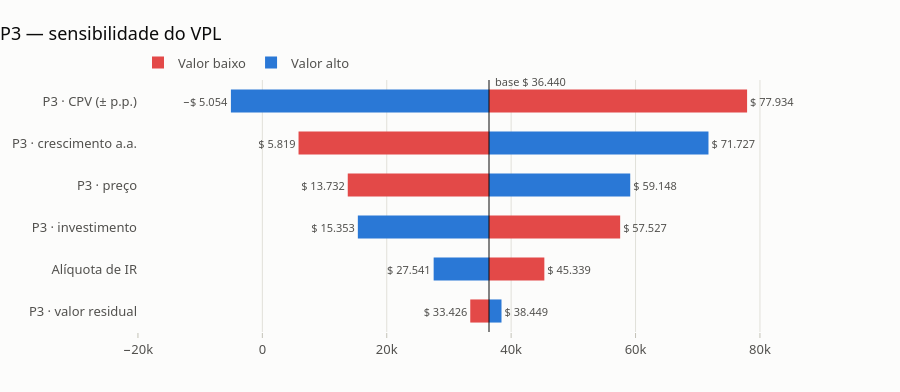

The notebook cell saved with this chart:
### Code cell
var_p3 = {"p3_preco": 0.10, "p3_crescimento": (0.05, 0.15), "p3_cpv_delta": (-0.03, 0.03), "p3_valor_residual": (30_000, 50_000), "p3_investimento": 0.10, "ir": (0.15, 0.25)}
sens_p3 = sensibilidade(modelo_p3, base, var_p3, taxa=K, rotulos=rotulos)
fig = viz.grafico_tornado(sens_p3, titulo="P3 — sensibilidade do VPL")
viz.exportar(fig, f"{SAIDA}/tornado_p3")
fig

### Figure 1 — Plotly figure (JSON) as saved in the notebook; plotly's stock layout.template omitted (floating-point values rounded to 4 significant figures)
{"data": [{"base": 36440.0, "cliponaxis": false, "hovertemplate": "%{y}<br>valor baixo → %{text}<extra></extra>", "marker": {"color": "#e34948", "line": {"width": 0}}, "name": "Valor baixo", "orientation": "h", "text": ["$ 33.426", "$ 45.339", "$ 57.527", "$ 13.732", "$ 5.819", "$ 77.934"], "textfont": {"color": "#52514e", "size": 11}, "textposition": "outside", "type": "bar", "width": 0.55, "x": [-3014.0, 8899.0, 21090.0, -22710.0, -30620.0, 41490.0], "y": ["P3 · valor residual", "Alíquota de IR", "P3 · investimento", "P3 · preço", "P3 · crescimento a.a.", "P3 · CPV (± p.p.)"]}, {"base": 36440.0, "cliponaxis": false, "hovertemplate": "%{y}<br>valor alto → %{text}<extra></extra>", "marker": {"color": "#2a78d6", "line": {"width": 0}}, "name": "Valor alto", "orientation": "h", "text": ["$ 38.449", "$ 27.541", "$ 15.353", "$ 59.148", "$ 71.727", "−$ 5.054"], "textfont": {"color": "#52514e", "size": 11}, "textposition": "outside", "type": "bar", "width": 0.55, "x": [2009.0, -8899.0, -21090.0, 22710.0, 35290.0, -41490.0], "y": ["P3 · valor residual", "Alíquota de IR", "P3 · investimento", "P3 · preço", "P3 · crescimento a.a.", "P3 · CPV (± p.p.)"]}], "layout": {"annotations": [{"font": {"color": "#52514e", "size": 11}, "showarrow": false, "text": "base $ 36.440", "x": 36440.0, "xanchor": "left", "xshift": 4, "y": 1, "yref": "paper", "yshift": 8}], "barmode": "overlay", "height": 392, "margin": {"l": 40, "r": 60}, "shapes": [{"line": {"color": "#0b0b0b", "width": 1}, "type": "line", "x0": 36440.0, "x1": 36440.0, "xref": "x", "y0": 0, "y1": 1, "yref": "y domain"}], "title": {"text": "P3 — sensibilidade do VPL"}, "xaxis": {"gridcolor": "#e1e0d9", "range": [-19990.0, 92870.0], "showgrid": true}, "yaxis": {"automargin": true, "showgrid": false, "zeroline": false}}}
